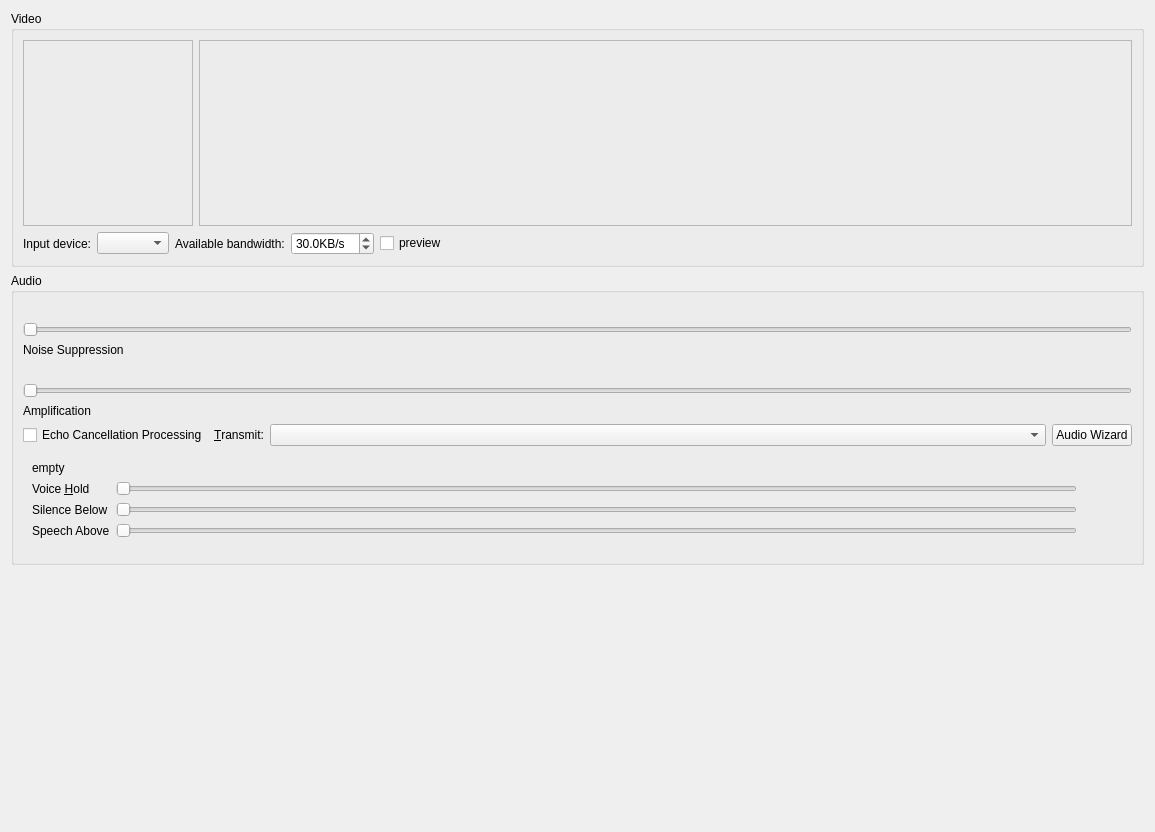
<?xml version="1.0" encoding="UTF-8"?>
<ui version="4.0">
 <class>AudioInput</class>
 <widget class="QWidget" name="AudioInput">
  <property name="geometry">
   <rect>
    <x>0</x>
    <y>0</y>
    <width>1155</width>
    <height>832</height>
   </rect>
  </property>
  <layout class="QVBoxLayout" name="verticalLayout_3">
   <item>
    <widget class="QGroupBox" name="groupBox">
     <property name="title">
      <string>Video</string>
     </property>
     <layout class="QVBoxLayout" name="verticalLayout_2">
      <item>
       <layout class="QHBoxLayout" name="horizontalLayout">
        <item>
         <widget class="QVideoOutputDevice" name="videoDisplay">
          <property name="minimumSize">
           <size>
            <width>170</width>
            <height>128</height>
           </size>
          </property>
          <property name="frameShape">
           <enum>QFrame::StyledPanel</enum>
          </property>
          <property name="frameShadow">
           <enum>QFrame::Raised</enum>
          </property>
         </widget>
        </item>
        <item>
         <widget class="voipGraph" name="voipBwGraph">
          <property name="sizePolicy">
           <sizepolicy hsizetype="MinimumExpanding" vsizetype="Expanding">
            <horstretch>0</horstretch>
            <verstretch>0</verstretch>
           </sizepolicy>
          </property>
          <property name="frameShape">
           <enum>QFrame::StyledPanel</enum>
          </property>
          <property name="frameShadow">
           <enum>QFrame::Raised</enum>
          </property>
         </widget>
        </item>
       </layout>
      </item>
      <item>
       <layout class="QHBoxLayout" name="horizontalLayout_3">
        <item>
         <widget class="QLabel" name="label_3">
          <property name="text">
           <string>Input device:</string>
          </property>
         </widget>
        </item>
        <item>
         <widget class="QComboBox" name="inputDevice_CB"/>
        </item>
        <item>
         <widget class="QLabel" name="label_2">
          <property name="sizePolicy">
           <sizepolicy hsizetype="Maximum" vsizetype="Preferred">
            <horstretch>0</horstretch>
            <verstretch>0</verstretch>
           </sizepolicy>
          </property>
          <property name="text">
           <string>Available bandwidth:</string>
          </property>
         </widget>
        </item>
        <item>
         <widget class="QDoubleSpinBox" name="availableBW_SB">
          <property name="toolTip">
           <string>&lt;html&gt;&lt;head/&gt;&lt;body&gt;&lt;p&gt;Use this field to simulate the maximum bandwidth available so as to preview what the encoded video will look like with the corresponding compression rate.&lt;/p&gt;&lt;/body&gt;&lt;/html&gt;</string>
          </property>
          <property name="suffix">
           <string>KB/s</string>
          </property>
          <property name="decimals">
           <number>1</number>
          </property>
          <property name="minimum">
           <double>2.000000000000000</double>
          </property>
          <property name="maximum">
           <double>200.000000000000000</double>
          </property>
          <property name="value">
           <double>30.000000000000000</double>
          </property>
         </widget>
        </item>
        <item>
         <widget class="QCheckBox" name="showEncoded_CB">
          <property name="sizePolicy">
           <sizepolicy hsizetype="MinimumExpanding" vsizetype="Fixed">
            <horstretch>0</horstretch>
            <verstretch>0</verstretch>
           </sizepolicy>
          </property>
          <property name="toolTip">
           <string>&lt;html&gt;&lt;head/&gt;&lt;body&gt;&lt;p&gt;Display encoded (and then decoded) frame, to check the codec's quality. If not selected, the image above only shows the frame that is grabbed from your camera.&lt;/p&gt;&lt;/body&gt;&lt;/html&gt;</string>
          </property>
          <property name="text">
           <string>preview</string>
          </property>
         </widget>
        </item>
       </layout>
      </item>
     </layout>
    </widget>
   </item>
   <item>
    <widget class="QGroupBox" name="qgbAudio">
     <property name="title">
      <string>Audio</string>
     </property>
     <layout class="QVBoxLayout" name="verticalLayout">
      <item>
       <widget class="QLabel" name="qlNoise">
        <property name="minimumSize">
         <size>
          <width>30</width>
          <height>0</height>
         </size>
        </property>
        <property name="text">
         <string/>
        </property>
       </widget>
      </item>
      <item>
       <widget class="QSlider" name="qsNoise">
        <property name="enabled">
         <bool>true</bool>
        </property>
        <property name="toolTip">
         <string>Noise suppression</string>
        </property>
        <property name="whatsThis">
         <string>&lt;b&gt;This sets the amount of noise suppression to apply.&lt;/b&gt;&lt;br /&gt;The higher this value, the more aggressively stationary noise will be suppressed.</string>
        </property>
        <property name="minimum">
         <number>14</number>
        </property>
        <property name="maximum">
         <number>60</number>
        </property>
        <property name="pageStep">
         <number>5</number>
        </property>
        <property name="orientation">
         <enum>Qt::Horizontal</enum>
        </property>
       </widget>
      </item>
      <item>
       <widget class="QLabel" name="qliNoise">
        <property name="text">
         <string>Noise Suppression</string>
        </property>
        <property name="buddy">
         <cstring>qsNoise</cstring>
        </property>
       </widget>
      </item>
      <item>
       <widget class="QLabel" name="qlAmp">
        <property name="minimumSize">
         <size>
          <width>30</width>
          <height>0</height>
         </size>
        </property>
        <property name="text">
         <string/>
        </property>
       </widget>
      </item>
      <item>
       <widget class="QSlider" name="qsAmp">
        <property name="toolTip">
         <string>Maximum amplification of input sound</string>
        </property>
        <property name="whatsThis">
         <string>&lt;b&gt;Maximum amplification of input.&lt;/b&gt;&lt;br /&gt;RetroShare normalizes the input volume before compressing, and this sets how much it's allowed to amplify.&lt;br /&gt;The actual level is continually updated based on your current speech pattern, but it will never go above the level specified here.&lt;br /&gt;If the &lt;i&gt;Microphone loudness&lt;/i&gt; level of the audio statistics hover around 100%, you probably want to set this to 2.0 or so, but if, like most people, you are unable to reach 100%, set this to something much higher.&lt;br /&gt;Ideally, set it so &lt;i&gt;Microphone Loudness * Amplification Factor &gt;= 100&lt;/i&gt;, even when you're speaking really soft.&lt;br /&gt;&lt;br /&gt;Note that there is no harm in setting this to maximum, but RetroShare will start picking up other conversations if you leave it to auto-tune to that level.</string>
        </property>
        <property name="maximum">
         <number>19500</number>
        </property>
        <property name="singleStep">
         <number>500</number>
        </property>
        <property name="pageStep">
         <number>2000</number>
        </property>
        <property name="orientation">
         <enum>Qt::Horizontal</enum>
        </property>
       </widget>
      </item>
      <item>
       <widget class="QLabel" name="qliAmp">
        <property name="text">
         <string>Amplification</string>
        </property>
        <property name="buddy">
         <cstring>qsAmp</cstring>
        </property>
       </widget>
      </item>
      <item>
       <layout class="QHBoxLayout" name="horizontalLayout_2">
        <item>
         <widget class="QCheckBox" name="qcbEchoCancel">
          <property name="sizePolicy">
           <sizepolicy hsizetype="Maximum" vsizetype="Fixed">
            <horstretch>0</horstretch>
            <verstretch>0</verstretch>
           </sizepolicy>
          </property>
          <property name="text">
           <string>Echo Cancellation Processing</string>
          </property>
          <property name="tristate">
           <bool>false</bool>
          </property>
         </widget>
        </item>
        <item>
         <layout class="QHBoxLayout" name="horizontalLayout_4">
          <item>
           <widget class="QLabel" name="qliTransmit">
            <property name="sizePolicy">
             <sizepolicy hsizetype="Maximum" vsizetype="Preferred">
              <horstretch>0</horstretch>
              <verstretch>0</verstretch>
             </sizepolicy>
            </property>
            <property name="text">
             <string>&amp;Transmit:</string>
            </property>
            <property name="buddy">
             <cstring>qcbTransmit</cstring>
            </property>
           </widget>
          </item>
          <item>
           <widget class="QComboBox" name="qcbTransmit">
            <property name="toolTip">
             <string>When to transmit your speech</string>
            </property>
            <property name="whatsThis">
             <string>&lt;b&gt;This sets when speech should be transmitted.&lt;/b&gt;&lt;br /&gt;&lt;i&gt;Continuous&lt;/i&gt; - All the time&lt;br /&gt;&lt;i&gt;Voice Activity&lt;/i&gt; - When you are speaking clearly.&lt;br /&gt;&lt;i&gt;Push To Talk&lt;/i&gt; - When you hold down the hotkey set under &lt;i&gt;Shortcuts&lt;/i&gt;.</string>
            </property>
           </widget>
          </item>
         </layout>
        </item>
        <item>
         <widget class="QPushButton" name="qpbAudioWizard">
          <property name="sizePolicy">
           <sizepolicy hsizetype="Maximum" vsizetype="Fixed">
            <horstretch>0</horstretch>
            <verstretch>0</verstretch>
           </sizepolicy>
          </property>
          <property name="text">
           <string>Audio Wizard</string>
          </property>
         </widget>
        </item>
       </layout>
      </item>
      <item>
       <widget class="QStackedWidget" name="qswTransmit">
        <property name="sizePolicy">
         <sizepolicy hsizetype="Preferred" vsizetype="Maximum">
          <horstretch>0</horstretch>
          <verstretch>0</verstretch>
         </sizepolicy>
        </property>
        <property name="currentIndex">
         <number>1</number>
        </property>
        <widget class="QWidget" name="qwPTT">
         <layout class="QGridLayout">
          <item row="0" column="0">
           <widget class="QLabel" name="qliDoublePush">
            <property name="text">
             <string>DoublePush Time</string>
            </property>
            <property name="buddy">
             <cstring>qsDoublePush</cstring>
            </property>
           </widget>
          </item>
          <item row="0" column="1" colspan="2">
           <widget class="QSlider" name="qsDoublePush">
            <property name="toolTip">
             <string>If you press the PTT key twice in this time it will get locked.</string>
            </property>
            <property name="whatsThis">
             <string>&lt;b&gt;DoublePush Time&lt;/b&gt;&lt;br /&gt;If you press the push-to-talk key twice during the configured interval of time it will be locked. RetroShare will keep transmitting until you hit the key once more to unlock PTT again.</string>
            </property>
            <property name="maximum">
             <number>1000</number>
            </property>
            <property name="singleStep">
             <number>10</number>
            </property>
            <property name="pageStep">
             <number>100</number>
            </property>
            <property name="orientation">
             <enum>Qt::Horizontal</enum>
            </property>
           </widget>
          </item>
          <item row="0" column="3">
           <widget class="QLabel" name="qlDoublePush">
            <property name="text">
             <string notr="true">TextLabel</string>
            </property>
           </widget>
          </item>
          <item row="1" column="1">
           <spacer name="verticalSpacer">
            <property name="orientation">
             <enum>Qt::Vertical</enum>
            </property>
            <property name="sizeHint" stdset="0">
             <size>
              <width>20</width>
              <height>40</height>
             </size>
            </property>
           </spacer>
          </item>
         </layout>
        </widget>
        <widget class="QWidget" name="qwVAD">
         <layout class="QGridLayout" name="qwVadLayout_2">
          <item row="1" column="0">
           <widget class="QLabel" name="qliTransmitHold">
            <property name="text">
             <string>Voice &amp;Hold</string>
            </property>
            <property name="buddy">
             <cstring>qsTransmitHold</cstring>
            </property>
           </widget>
          </item>
          <item row="1" column="1">
           <widget class="QSlider" name="qsTransmitHold">
            <property name="toolTip">
             <string>How long to keep transmitting after silence</string>
            </property>
            <property name="whatsThis">
             <string>&lt;b&gt;This selects how long after a perceived stop in speech transmission should continue.&lt;/b&gt;&lt;br /&gt;Set this higher if your voice breaks up when you speak (seen by a rapidly blinking voice icon next to your name).</string>
            </property>
            <property name="minimum">
             <number>20</number>
            </property>
            <property name="maximum">
             <number>250</number>
            </property>
            <property name="orientation">
             <enum>Qt::Horizontal</enum>
            </property>
           </widget>
          </item>
          <item row="3" column="0">
           <widget class="QLabel" name="qliTransmitMin">
            <property name="text">
             <string>Silence Below</string>
            </property>
           </widget>
          </item>
          <item row="3" column="1">
           <widget class="QSlider" name="qsTransmitMin">
            <property name="toolTip">
             <string>Signal values below this count as silence</string>
            </property>
            <property name="whatsThis">
             <string>&lt;b&gt;This sets the trigger values for voice detection.&lt;/b&gt;&lt;br /&gt;Use this together with the Audio Statistics window to manually tune the trigger values for detecting speech. Input values below &quot;Silence Below&quot; always count as silence. Values above &quot;Speech Above&quot; always count as voice. Values in between will count as voice if you're already talking, but will not trigger a new detection.</string>
            </property>
            <property name="minimum">
             <number>1</number>
            </property>
            <property name="maximum">
             <number>32767</number>
            </property>
            <property name="singleStep">
             <number>100</number>
            </property>
            <property name="pageStep">
             <number>1000</number>
            </property>
            <property name="orientation">
             <enum>Qt::Horizontal</enum>
            </property>
           </widget>
          </item>
          <item row="4" column="0">
           <widget class="QLabel" name="qliTransmitMax">
            <property name="text">
             <string>Speech Above</string>
            </property>
           </widget>
          </item>
          <item row="4" column="1">
           <widget class="QSlider" name="qsTransmitMax">
            <property name="toolTip">
             <string>Signal values above this count as voice</string>
            </property>
            <property name="whatsThis">
             <string>&lt;b&gt;This sets the trigger values for voice detection.&lt;/b&gt;&lt;br /&gt;Use this together with the Audio Statistics window to manually tune the trigger values for detecting speech. Input values below &quot;Silence Below&quot; always count as silence. Values above &quot;Speech Above&quot; always count as voice. Values in between will count as voice if you're already talking, but will not trigger a new detection.</string>
            </property>
            <property name="minimum">
             <number>1</number>
            </property>
            <property name="maximum">
             <number>32767</number>
            </property>
            <property name="singleStep">
             <number>100</number>
            </property>
            <property name="pageStep">
             <number>1000</number>
            </property>
            <property name="orientation">
             <enum>Qt::Horizontal</enum>
            </property>
           </widget>
          </item>
          <item row="1" column="2">
           <widget class="QLabel" name="qlTransmitHold">
            <property name="minimumSize">
             <size>
              <width>40</width>
              <height>0</height>
             </size>
            </property>
            <property name="text">
             <string/>
            </property>
           </widget>
          </item>
          <item row="0" column="0">
           <widget class="QLabel" name="label">
            <property name="text">
             <string>empty</string>
            </property>
           </widget>
          </item>
         </layout>
        </widget>
        <widget class="QWidget" name="qwContinuous"/>
       </widget>
      </item>
      <item>
       <widget class="AudioBar" name="abSpeech" native="true"/>
      </item>
     </layout>
    </widget>
   </item>
   <item>
    <spacer name="verticalSpacer_2">
     <property name="orientation">
      <enum>Qt::Vertical</enum>
     </property>
     <property name="sizeHint" stdset="0">
      <size>
       <width>20</width>
       <height>40</height>
      </size>
     </property>
    </spacer>
   </item>
  </layout>
 </widget>
 <customwidgets>
  <customwidget>
   <class>QVideoOutputDevice</class>
   <extends>QFrame</extends>
   <header>gui/QVideoDevice.h</header>
   <container>1</container>
  </customwidget>
  <customwidget>
   <class>voipGraph</class>
   <extends>QFrame</extends>
   <header>gui/VOIPConfigPanel.h</header>
   <container>1</container>
  </customwidget>
  <customwidget>
   <class>AudioBar</class>
   <extends>QWidget</extends>
   <header>gui/AudioStats.h</header>
   <container>1</container>
  </customwidget>
 </customwidgets>
 <tabstops>
  <tabstop>qsDoublePush</tabstop>
  <tabstop>qsTransmitHold</tabstop>
  <tabstop>qsTransmitMin</tabstop>
  <tabstop>qsTransmitMax</tabstop>
  <tabstop>qsNoise</tabstop>
  <tabstop>qsAmp</tabstop>
 </tabstops>
 <resources/>
 <connections/>
</ui>
